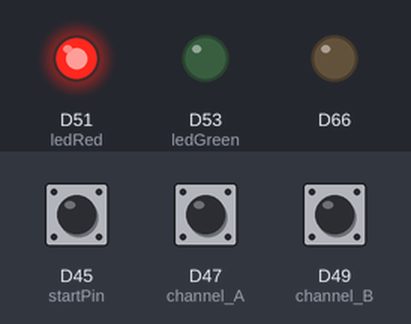
Bench run of a sketch on a simulated Arduino Due. On the bench: output pins drawn as LEDs (lit = HIGH). Inputs (shaded band) come from the test bench; at power-on: D45 (startPin) HIGH, D49 (channel_B) HIGH, D47 (channel_A) HIGH. What the sketch prints to the serial monitor is not drawn.

Above: at 4.8 s.
4.9 s: D45 (startPin) pulled LOW for 2.35 s
At 7.3 s:
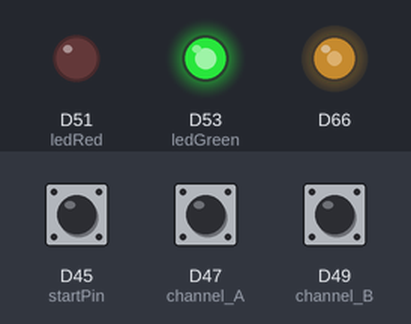
8.7 s: D49 (channel_B) pulled LOW for 2.35 s
At 10.1 s:
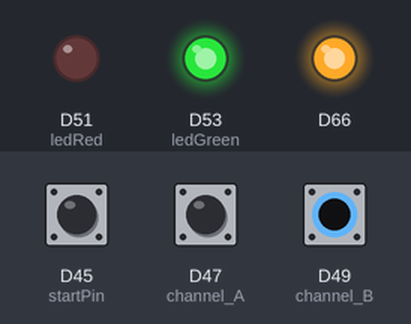
12.5 s: D47 (channel_A) pulled LOW for 2.35 s
At 15.9 s:
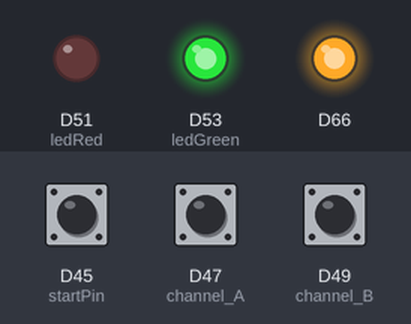
16.3 s: D47 (channel_A) pulsed LOW 5 times (0.12 s each, 0.3 s apart)
At 17.0 s:
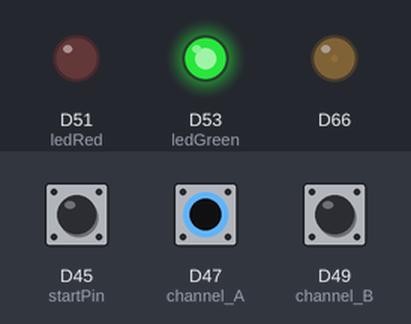
Timing chart, 0 to 19.3 s (numbered marks = the images above; inputs shaded):
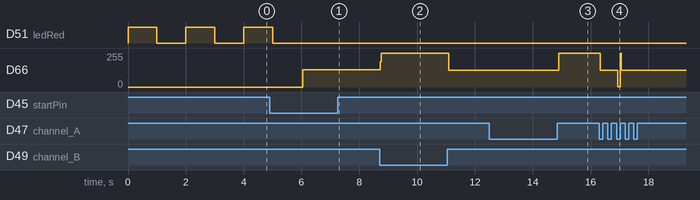

Measured:
- after the input at 4.9 s, D51 (ledRed): goes on until 5.0 s, then stays LOW; D53 (ledGreen): LOW → HIGH after 1.1 s; D66: 0/255 → 129/255 after 1.1 s
- after the input at 8.7 s, D66: 129/255 → 253/255 at once, → 127/255 2.3 s later
- after the input at 12.5 s, D66: 127/255 → 253/255 after 2.4 s
- after the input at 16.3 s, D66: 253/255 → 127/255 at once, → 1/255 0.64 s later, → 127/255 0.08 s later

The sketch:

SpinningDiscv1.0.ino
```cpp
const byte channel_A = 47;
const byte channel_B = 49;
#define interfacePin DAC0
#define startPin 45
#define ledRed 51
#define ledGreen 53
volatile int virtualPosition = 0;
volatile int oldVP = 0;

void setup() {
  Serial.begin(9600);

  analogWriteResolution(12); //Sets the resolution of the DAC to 12Bits (2^10 = 4096)

  pinMode(ledGreen, OUTPUT);
  pinMode(ledRed, OUTPUT);
  pinMode(interfacePin, OUTPUT);
  pinMode(startPin, INPUT_PULLUP);
  pinMode(channel_A, INPUT_PULLUP);
  pinMode(channel_B, INPUT_PULLUP);

//Holds the program and lets the dual LED blink red until the start button is pressed

  while (digitalRead(startPin) == HIGH) {
    digitalWrite(ledRed, HIGH);
    delay(1000);
    digitalWrite(ledRed, LOW);
    delay(1000);
  }

//When the LED turns constant green the intterupts are attached and the analog output starts at the voltage corresponding to virtualPosition = 0

  digitalWrite(ledRed, LOW);
  digitalWrite(ledGreen, HIGH);

  attachInterrupt(digitalPinToInterrupt(channel_A), ISRa, CHANGE);
  attachInterrupt(digitalPinToInterrupt(channel_B), ISRb, CHANGE);
}


void loop(){

//Prints the virtualPosition over USB everytime it changes to make sure the program runs correct.

if(oldVP != virtualPosition){
  oldVP = virtualPosition;
  Serial.print(virtualPosition);
  Serial.print('\n');
}

//Resets the virtualPosition everytime it gets over 239 or below 1 to indicate that one full rotation is done.

if (virtualPosition > 239) {
    virtualPosition = 0;
  }
  else if (virtualPosition < 1) {
    virtualPosition = 240;
  }

// Converts the virtualPosition in an analog Voltage for a  neuralynx channel to read. The Arduino due uses a 12Bit DAC, hence the 4096.

analogWrite(interfacePin, 4096 / 240 * virtualPosition);


}

void ISRa() {

  //Debouncing: lets the ISR only increment to virtualPosition if a set amount of time has past since the last change.

  static unsigned long lastInterruptTime = 0;
  unsigned long interruptTime = millis();
  if (interruptTime - lastInterruptTime > 5) {

  //Set of conditions to increment virtualPosition on every CHANGE to read the full resolution of the teethed encoder wheel.

    if (digitalRead(channel_A) == HIGH && (digitalRead(channel_B) == LOW)) {
      virtualPosition  ++;
    }
    else if (digitalRead(channel_A) == LOW && digitalRead(channel_B) == HIGH) {
      virtualPosition ++;
    }
    else {
      virtualPosition --;
    }


  }
}

void ISRb() {

  //Debouncing: lets the ISR only increment to virtualPosition if a set amount of time has past since the last change.

  static unsigned long lastInterruptTime = 0;
  unsigned long interruptTime = millis();
  if (interruptTime - lastInterruptTime > 5) {

 //Set of conditions to increment the virtualPosition on every CHANGE to read the full resolution of the teethed encoder wheel.

    if (digitalRead(channel_B) == HIGH && (digitalRead(channel_A) == HIGH)) {
      virtualPosition ++;
    }
    else if (digitalRead(channel_B) == LOW && digitalRead(channel_A) == LOW) {
      virtualPosition ++;
    }
    else {
      virtualPosition --;
    }


  }
}
```
